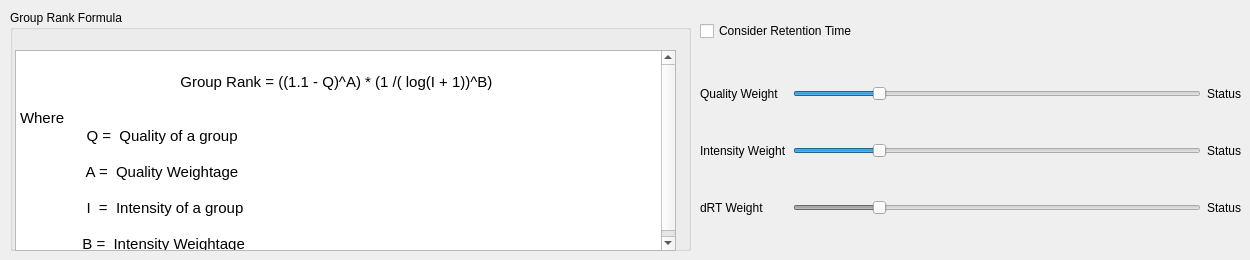
     <widget class="QWidget" name="tab_3">
      <attribute name="title">
       <string>Group Rank</string>
      </attribute>
      <widget class="QGroupBox" name="groupBox_5">
       <property name="geometry">
        <rect>
         <x>10</x>
         <y>10</y>
         <width>681</width>
         <height>241</height>
        </rect>
       </property>
       <property name="title">
        <string>Group Rank Formula</string>
       </property>
       <widget class="QTextBrowser" name="formulaWithRt">
        <property name="enabled">
         <bool>true</bool>
        </property>
        <property name="geometry">
         <rect>
          <x>5</x>
          <y>40</y>
          <width>661</width>
          <height>201</height>
         </rect>
        </property>
        <property name="html">
         <string>&lt;!DOCTYPE HTML PUBLIC &quot;-//W3C//DTD HTML 4.0//EN&quot; &quot;http://www.w3.org/TR/REC-html40/strict.dtd&quot;&gt;
&lt;html&gt;&lt;head&gt;&lt;meta name=&quot;qrichtext&quot; content=&quot;1&quot; /&gt;&lt;style type=&quot;text/css&quot;&gt;
p, li { white-space: pre-wrap; }
&lt;/style&gt;&lt;/head&gt;&lt;body style=&quot; font-family:'.SF NS Text'; font-size:13pt; font-weight:400; font-style:normal;&quot;&gt;
&lt;p align=&quot;center&quot; style=&quot;-qt-paragraph-type:empty; margin-top:0px; margin-bottom:0px; margin-left:0px; margin-right:0px; -qt-block-indent:0; text-indent:0px; font-family:'Ubuntu'; font-size:11pt;&quot;&gt;&lt;br /&gt;&lt;/p&gt;
&lt;p align=&quot;center&quot; style=&quot; margin-top:0px; margin-bottom:0px; margin-left:0px; margin-right:0px; -qt-block-indent:0; text-indent:0px;&quot;&gt;&lt;span style=&quot; font-family:'Ubuntu'; font-size:11pt;&quot;&gt;Group Rank = ((1.1 - Q)^A) * (1 /( log(I + 1))^B) * (dRT)^(2*C)&lt;/span&gt;&lt;/p&gt;
&lt;p align=&quot;center&quot; style=&quot;-qt-paragraph-type:empty; margin-top:0px; margin-bottom:0px; margin-left:0px; margin-right:0px; -qt-block-indent:0; text-indent:0px; font-family:'Ubuntu'; font-size:11pt;&quot;&gt;&lt;br /&gt;&lt;/p&gt;
&lt;p style=&quot; margin-top:0px; margin-bottom:0px; margin-left:0px; margin-right:0px; -qt-block-indent:0; text-indent:0px;&quot;&gt;&lt;span style=&quot; font-family:'Ubuntu'; font-size:11pt;&quot;&gt;Where   &lt;/span&gt;&lt;/p&gt;
&lt;p style=&quot; margin-top:0px; margin-bottom:0px; margin-left:0px; margin-right:0px; -qt-block-indent:0; text-indent:0px;&quot;&gt;&lt;span style=&quot; font-family:'Ubuntu'; font-size:11pt;&quot;&gt;                Q =  Quality of a group &lt;/span&gt;&lt;/p&gt;
&lt;p style=&quot;-qt-paragraph-type:empty; margin-top:0px; margin-bottom:0px; margin-left:0px; margin-right:0px; -qt-block-indent:0; text-indent:0px; font-family:'Ubuntu'; font-size:11pt;&quot;&gt;&lt;br /&gt;&lt;/p&gt;
&lt;p style=&quot; margin-top:0px; margin-bottom:0px; margin-left:0px; margin-right:0px; -qt-block-indent:0; text-indent:0px;&quot;&gt;&lt;span style=&quot; font-family:'Ubuntu'; font-size:11pt;&quot;&gt;                A =  Quality Weightage&lt;/span&gt;&lt;/p&gt;
&lt;p style=&quot;-qt-paragraph-type:empty; margin-top:0px; margin-bottom:0px; margin-left:0px; margin-right:0px; -qt-block-indent:0; text-indent:0px; font-family:'Ubuntu'; font-size:11pt;&quot;&gt;&lt;br /&gt;&lt;/p&gt;
&lt;p style=&quot; margin-top:0px; margin-bottom:0px; margin-left:0px; margin-right:0px; -qt-block-indent:0; text-indent:0px;&quot;&gt;&lt;span style=&quot; font-family:'Ubuntu'; font-size:11pt;&quot;&gt;                I  =  Intensity of a group   &lt;/span&gt;&lt;/p&gt;
&lt;p style=&quot;-qt-paragraph-type:empty; margin-top:0px; margin-bottom:0px; margin-left:0px; margin-right:0px; -qt-block-indent:0; text-indent:0px; font-family:'Ubuntu'; font-size:11pt;&quot;&gt;&lt;br /&gt;&lt;/p&gt;
&lt;p style=&quot; margin-top:0px; margin-bottom:0px; margin-left:0px; margin-right:0px; -qt-block-indent:0; text-indent:0px;&quot;&gt;&lt;span style=&quot; font-family:'Ubuntu'; font-size:11pt;&quot;&gt;               B =  Intensity Weightage&lt;/span&gt;&lt;/p&gt;
&lt;p style=&quot;-qt-paragraph-type:empty; margin-top:0px; margin-bottom:0px; margin-left:0px; margin-right:0px; -qt-block-indent:0; text-indent:0px; font-family:'Ubuntu'; font-size:11pt;&quot;&gt;&lt;br /&gt;&lt;/p&gt;
&lt;p style=&quot; margin-top:0px; margin-bottom:0px; margin-left:0px; margin-right:0px; -qt-block-indent:0; text-indent:0px;&quot;&gt;&lt;span style=&quot; font-family:'Ubuntu'; font-size:11pt;&quot;&gt;               dRT = Difference between compound retention time and group mean retention time&lt;/span&gt;&lt;/p&gt;
&lt;p style=&quot;-qt-paragraph-type:empty; margin-top:0px; margin-bottom:0px; margin-left:0px; margin-right:0px; -qt-block-indent:0; text-indent:0px; font-family:'Ubuntu'; font-size:11pt;&quot;&gt;&lt;br /&gt;&lt;/p&gt;
&lt;p style=&quot; margin-top:0px; margin-bottom:0px; margin-left:0px; margin-right:0px; -qt-block-indent:0; text-indent:0px;&quot;&gt;&lt;span style=&quot; font-family:'Ubuntu'; font-size:11pt;&quot;&gt;               C =  dRT Weightage&lt;/span&gt;&lt;/p&gt;&lt;/body&gt;&lt;/html&gt;</string>
        </property>
       </widget>
       <widget class="QTextBrowser" name="formulaWithoutRt">
        <property name="geometry">
         <rect>
          <x>5</x>
          <y>40</y>
          <width>661</width>
          <height>201</height>
         </rect>
        </property>
        <property name="html">
         <string>&lt;!DOCTYPE HTML PUBLIC &quot;-//W3C//DTD HTML 4.0//EN&quot; &quot;http://www.w3.org/TR/REC-html40/strict.dtd&quot;&gt;
&lt;html&gt;&lt;head&gt;&lt;meta name=&quot;qrichtext&quot; content=&quot;1&quot; /&gt;&lt;style type=&quot;text/css&quot;&gt;
p, li { white-space: pre-wrap; }
&lt;/style&gt;&lt;/head&gt;&lt;body style=&quot; font-family:'.SF NS Text'; font-size:13pt; font-weight:400; font-style:normal;&quot;&gt;
&lt;p style=&quot;-qt-paragraph-type:empty; margin-top:0px; margin-bottom:0px; margin-left:0px; margin-right:0px; -qt-block-indent:0; text-indent:0px; font-family:'Ubuntu'; font-size:11pt;&quot;&gt;&lt;br /&gt;&lt;/p&gt;
&lt;p align=&quot;center&quot; style=&quot; margin-top:0px; margin-bottom:0px; margin-left:0px; margin-right:0px; -qt-block-indent:0; text-indent:0px;&quot;&gt;&lt;span style=&quot; font-family:'Ubuntu'; font-size:11pt;&quot;&gt;Group Rank = ((1.1 - Q)^A) * (1 /( log(I + 1))^B) &lt;/span&gt;&lt;/p&gt;
&lt;p align=&quot;center&quot; style=&quot;-qt-paragraph-type:empty; margin-top:0px; margin-bottom:0px; margin-left:0px; margin-right:0px; -qt-block-indent:0; text-indent:0px; font-family:'Ubuntu'; font-size:11pt;&quot;&gt;&lt;br /&gt;&lt;/p&gt;
&lt;p style=&quot; margin-top:0px; margin-bottom:0px; margin-left:0px; margin-right:0px; -qt-block-indent:0; text-indent:0px;&quot;&gt;&lt;span style=&quot; font-family:'Ubuntu'; font-size:11pt;&quot;&gt;Where   &lt;/span&gt;&lt;/p&gt;
&lt;p style=&quot; margin-top:0px; margin-bottom:0px; margin-left:0px; margin-right:0px; -qt-block-indent:0; text-indent:0px;&quot;&gt;&lt;span style=&quot; font-family:'Ubuntu'; font-size:11pt;&quot;&gt;                Q =  Quality of a group &lt;/span&gt;&lt;/p&gt;
&lt;p style=&quot;-qt-paragraph-type:empty; margin-top:0px; margin-bottom:0px; margin-left:0px; margin-right:0px; -qt-block-indent:0; text-indent:0px; font-family:'Ubuntu'; font-size:11pt;&quot;&gt;&lt;br /&gt;&lt;/p&gt;
&lt;p style=&quot; margin-top:0px; margin-bottom:0px; margin-left:0px; margin-right:0px; -qt-block-indent:0; text-indent:0px;&quot;&gt;&lt;span style=&quot; font-family:'Ubuntu'; font-size:11pt;&quot;&gt;                A =  Quality Weightage&lt;/span&gt;&lt;/p&gt;
&lt;p style=&quot;-qt-paragraph-type:empty; margin-top:0px; margin-bottom:0px; margin-left:0px; margin-right:0px; -qt-block-indent:0; text-indent:0px; font-family:'Ubuntu'; font-size:11pt;&quot;&gt;&lt;br /&gt;&lt;/p&gt;
&lt;p style=&quot; margin-top:0px; margin-bottom:0px; margin-left:0px; margin-right:0px; -qt-block-indent:0; text-indent:0px;&quot;&gt;&lt;span style=&quot; font-family:'Ubuntu'; font-size:11pt;&quot;&gt;                I  =  Intensity of a group   &lt;/span&gt;&lt;/p&gt;
&lt;p style=&quot;-qt-paragraph-type:empty; margin-top:0px; margin-bottom:0px; margin-left:0px; margin-right:0px; -qt-block-indent:0; text-indent:0px; font-family:'Ubuntu'; font-size:11pt;&quot;&gt;&lt;br /&gt;&lt;/p&gt;
&lt;p style=&quot; margin-top:0px; margin-bottom:0px; margin-left:0px; margin-right:0px; -qt-block-indent:0; text-indent:0px;&quot;&gt;&lt;span style=&quot; font-family:'Ubuntu'; font-size:11pt;&quot;&gt;               B =  Intensity Weightage&lt;/span&gt;&lt;/p&gt;&lt;/body&gt;&lt;/html&gt;</string>
        </property>
       </widget>
      </widget>
      <widget class="QWidget" name="gridLayoutWidget">
       <property name="geometry">
        <rect>
         <x>700</x>
         <y>50</y>
         <width>541</width>
         <height>201</height>
        </rect>
       </property>
       <layout class="QGridLayout" name="gridLayout_14">
        <item row="1" column="1">
         <widget class="QSlider" name="intensityWeight">
          <property name="maximum">
           <number>50</number>
          </property>
          <property name="value">
           <number>10</number>
          </property>
          <property name="sliderPosition">
           <number>10</number>
          </property>
          <property name="orientation">
           <enum>Qt::Horizontal</enum>
          </property>
         </widget>
        </item>
        <item row="0" column="1">
         <widget class="QSlider" name="qualityWeight">
          <property name="maximum">
           <number>50</number>
          </property>
          <property name="value">
           <number>10</number>
          </property>
          <property name="sliderPosition">
           <number>10</number>
          </property>
          <property name="orientation">
           <enum>Qt::Horizontal</enum>
          </property>
         </widget>
        </item>
        <item row="1" column="2">
         <widget class="QLabel" name="intensityWeightStatus">
          <property name="text">
           <string>Status</string>
          </property>
         </widget>
        </item>
        <item row="0" column="0">
         <widget class="QLabel" name="label_32">
          <property name="text">
           <string>Quality Weight</string>
          </property>
         </widget>
        </item>
        <item row="2" column="1">
         <widget class="QSlider" name="deltaRTWeight">
          <property name="enabled">
           <bool>false</bool>
          </property>
          <property name="maximum">
           <number>50</number>
          </property>
          <property name="value">
           <number>10</number>
          </property>
          <property name="orientation">
           <enum>Qt::Horizontal</enum>
          </property>
         </widget>
        </item>
        <item row="2" column="2">
         <widget class="QLabel" name="deltaRTWeightStatus">
          <property name="text">
           <string>Status</string>
          </property>
         </widget>
        </item>
        <item row="0" column="2">
         <widget class="QLabel" name="qualityWeightStatus">
          <property name="text">
           <string>Status</string>
          </property>
         </widget>
        </item>
        <item row="2" column="0">
         <widget class="QLabel" name="label_drtWeight">
          <property name="text">
           <string>dRT Weight</string>
          </property>
         </widget>
        </item>
        <item row="1" column="0">
         <widget class="QLabel" name="label_33">
          <property name="text">
           <string>Intensity Weight</string>
          </property>
         </widget>
        </item>
       </layout>
      </widget>
      <widget class="QCheckBox" name="deltaRTCheck">
       <property name="enabled">
        <bool>true</bool>
       </property>
       <property name="geometry">
        <rect>
         <x>700</x>
         <y>20</y>
         <width>199</width>
         <height>22</height>
        </rect>
       </property>
       <property name="text">
        <string>Consider Retention Time</string>
       </property>
      </widget>
     </widget>
